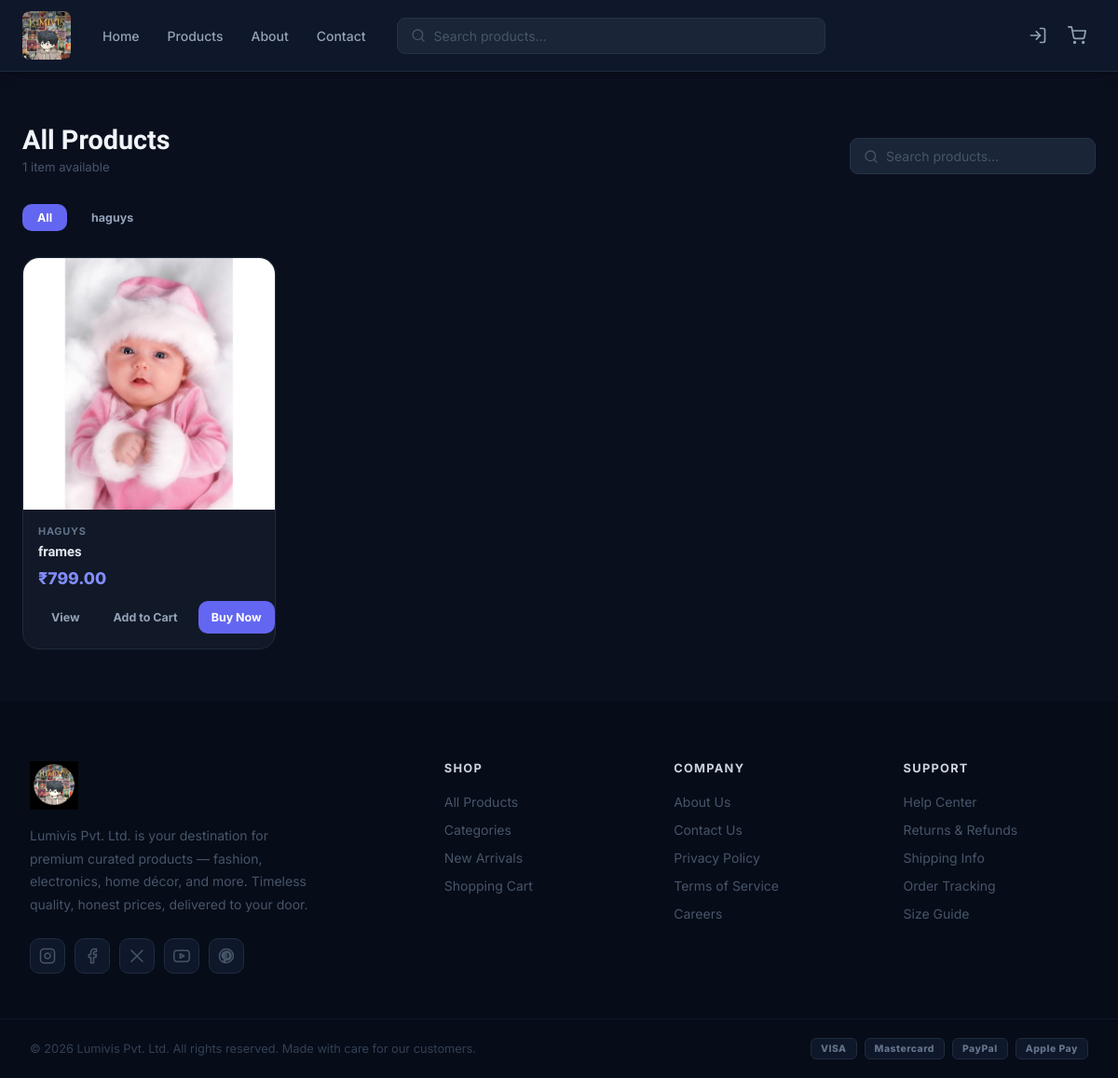
Before: /products/ with the older database file.
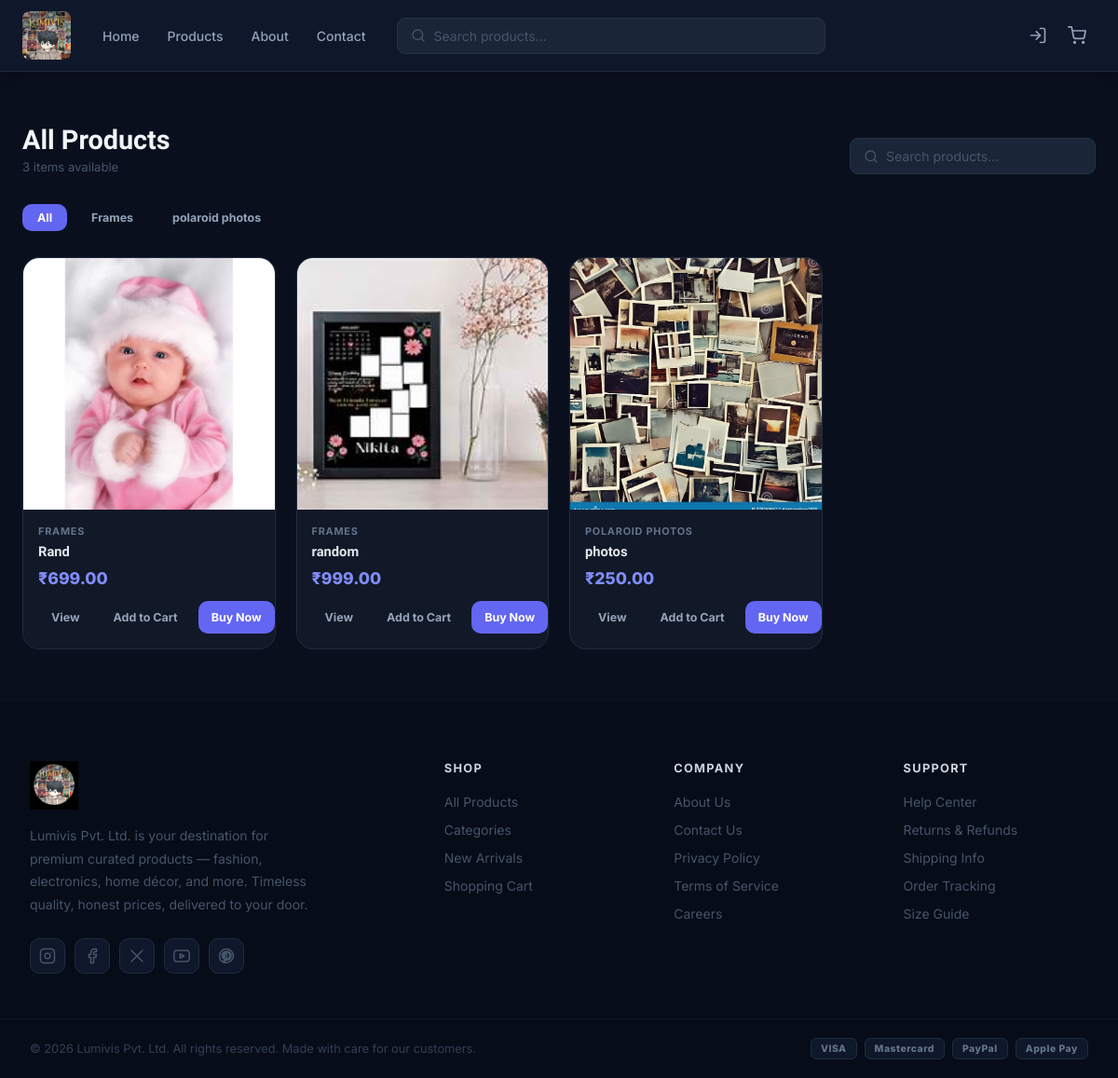
After: the same page with the newer database file.
### products/models.py (models this page shows, shortened)
class Product(models.Model):
    name = models.CharField(max_length=100)
    product_id = models.CharField(max_length=50, unique=True)
    product_type = models.CharField(max_length=50)
    product_size = models.CharField(max_length=50)
    thumbnail = models.ImageField(upload_to='products/thumb/', null=True, blank=True)
    description = models.TextField()
    price = models.DecimalField(max_digits=10, decimal_places=2)
    image = models.ImageField(upload_to='products/', null=True, blank=True)

### products/views.py (the view)
# urls.py: path('products/', views.products_page, name='products'),
def products_page(request):
    query       = request.GET.get('q', '').strip()
    type_filter = request.GET.get('type', '').strip()
    products    = Product.objects.all()
    if query:
        products = products.filter(name__icontains=query)
    if type_filter:
        products = products.filter(product_type__iexact=type_filter)
    product_types = (
        Product.objects
        .values_list('product_type', flat=True)
        .distinct()
        .order_by('product_type')
    )
    wishlisted_ids = set()
    if request.user.is_authenticated:
        wishlisted_ids = set(
            Wishlist.objects.filter(user=request.user).values_list('product_id', flat=True)
        )
    return render(request, 'products/products_page.html', {
        'products':       products,
        'query':          query,
        'type_filter':    type_filter,
        'product_types':  product_types,
        'wishlisted_ids': wishlisted_ids,
    })

### products/context_processors.py (called while the page is built)
def cart(request):
    session_cart = request.session.get('cart', {})
    count = sum(session_cart.values())
    return {'cart_count': count}

### products/templates/products/products_page.html (shortened to what this page needs)
{% extends 'products/base.html' %}
{% load static %}
{% block content %}
<div class="main">
  <div class="section-header" style="margin-bottom:32px;">
    <div>
      <h1 class="section-title" style="font-size:1.8rem;">All Products</h1>
      <p class="section-count">{{ products|length }} item{% if products|length != 1 %}s{% endif %} available</p>
    </div>
    <form class="search-form" method="GET" action="{% url 'products' %}" style="max-width:320px;" role="search">
      <svg width="16" height="16" viewBox="0 0 24 24" fill="none" stroke="currentColor" stroke-width="2" stroke-linecap="round" stroke-linejoin="round">
        <circle cx="11" cy="11" r="8"/><line x1="21" y1="21" x2="16.65" y2="16.65"/>
      </svg>
      <input type="text" name="q" value="{{ query }}" placeholder="Search products…" aria-label="Search products" />
    </form>
  </div>
  {% if product_types %}
  <div style="display:flex;gap:10px;flex-wrap:wrap;margin-bottom:28px;">
    <a href="{% url 'products' %}" class="btn btn-ghost {% if not type_filter %}btn-dark{% endif %}" style="flex:none;padding:7px 16px;">All</a>
    {% for pt in product_types %}
    <a href="{% url 'products' %}?type={{ pt }}" class="btn btn-ghost {% if type_filter == pt %}btn-dark{% endif %}" style="flex:none;padding:7px 16px;">{{ pt }}</a>
    {% endfor %}
  </div>
  {% endif %}
  <div class="products-grid">
    {% for product in products %}
    <div class="card">
      <a href="{% url 'product_detail' product.pk %}" class="card-img-link">
        <div class="card-img">
          {% if product.image %}
            <img src="{{ product.image.url }}" alt="{{ product.name }}" loading="lazy" />
          {% else %}
            <div class="card-placeholder">
              <svg width="48" height="48" viewBox="0 0 24 24" fill="none" stroke="currentColor" stroke-width="1.5"><rect x="3" y="3" width="18" height="18" rx="2"/><circle cx="8.5" cy="8.5" r="1.5"/><polyline points="21 15 16 10 5 21"/></svg>
            </div>
          {% endif %}
        </div>
      </a>
      <div class="card-body">
        <p class="card-tag">{{ product.product_type }}</p>
        <h3 class="card-title"><a href="{% url 'product_detail' product.pk %}">{{ product.name }}</a></h3>
        <p class="card-price">₹{{ product.price }}</p>
        <div class="card-actions">
          <a href="{% url 'product_detail' product.pk %}" class="btn btn-ghost">View</a>
          <form method="POST" action="{% url 'add_to_cart' product.pk %}">
            <button type="submit" class="btn btn-ghost">Add to Cart</button>
          </form>
          <form method="POST" action="{% url 'buy_now' product.pk %}" style="flex:1;">
            <button type="submit" class="btn btn-dark" style="width:100%;">Buy Now</button>
          </form>
        </div>
      </div>
    </div>
    {% endfor %}
  </div>
</div>
{% endblock %}

### products/templates/products/base.html (shortened to what this page needs)
{% load static %}
<!DOCTYPE html>
<html lang="en">
<head>
  <link rel="stylesheet" href="{% static 'products/css/style.css' %}?v=2" />
  <link rel="stylesheet" href="{% static 'products/css/home.css' %}?v=4" />
</head>
<body>
<nav class="navbar" role="navigation" aria-label="Main navigation">
  <div class="nav-inner">
    <a href="{% url 'home' %}" class="nav-brand">
      <img src="{% static 'logoo.png' %}" alt="Lumivis Pvt. Ltd." class="nav-brand-logo" />
    </a>
    <ul class="nav-links" role="list">
      <li><a href="{% url 'home' %}">Home</a></li>
      <li><a href="{% url 'products' %}">Products</a></li>
      <li><a href="{% url 'about' %}">About</a></li>
      <li><a href="{% url 'contact' %}">Contact</a></li>
    </ul>
    <div class="search-wrap">
      <form class="search-form" method="GET" action="{% url 'home' %}" role="search">
        <svg width="16" height="16" viewBox="0 0 24 24" fill="none" stroke="currentColor" stroke-width="2" stroke-linecap="round" stroke-linejoin="round" aria-hidden="true">
          <circle cx="11" cy="11" r="8"/><line x1="21" y1="21" x2="16.65" y2="16.65"/>
        </svg>
        <input type="text" name="q" placeholder="Search products…" aria-label="Search products" />
      </form>
    </div>
    <div class="nav-icons">
      {% if user.is_authenticated %}
        {% if user.is_staff %}
          <a href="{% url 'admin_panel' %}" class="icon-btn" aria-label="Admin Panel" title="Admin Panel">
            <svg width="20" height="20" viewBox="0 0 24 24" fill="none" stroke="currentColor" stroke-width="2" stroke-linecap="round" stroke-linejoin="round">
              <rect x="3" y="3" width="7" height="7"/><rect x="14" y="3" width="7" height="7"/>
              <rect x="14" y="14" width="7" height="7"/><rect x="3" y="14" width="7" height="7"/>
            </svg>
          </a>
        {% endif %}
        <a href="{% url 'user_panel' %}" class="icon-btn" aria-label="My account">
          <svg width="20" height="20" viewBox="0 0 24 24" fill="none" stroke="currentColor" stroke-width="2" stroke-linecap="round" stroke-linejoin="round">
            <path d="M20 21v-2a4 4 0 0 0-4-4H8a4 4 0 0 0-4 4v2"/><circle cx="12" cy="7" r="4"/>
          </svg>
        </a>
      {% else %}
        <a href="{% url 'login' %}" class="icon-btn nav-login-btn" aria-label="Login">
          <svg width="20" height="20" viewBox="0 0 24 24" fill="none" stroke="currentColor" stroke-width="2" stroke-linecap="round" stroke-linejoin="round">
            <path d="M15 3h4a2 2 0 0 1 2 2v14a2 2 0 0 1-2 2h-4"/><polyline points="10 17 15 12 10 7"/><line x1="15" y1="12" x2="3" y2="12"/>
          </svg>
        </a>
      {% endif %}
      <a href="{% url 'cart' %}" class="icon-btn" aria-label="Shopping cart">
        <svg width="20" height="20" viewBox="0 0 24 24" fill="none" stroke="currentColor" stroke-width="2" stroke-linecap="round" stroke-linejoin="round">
          <circle cx="9" cy="21" r="1"/><circle cx="20" cy="21" r="1"/>
          <path d="M1 1h4l2.68 13.39a2 2 0 0 0 2 1.61h9.72a2 2 0 0 0 2-1.61L23 6H6"/>
        </svg>
      </a>
    </div>
  </div>
</nav>
{% block content %}{% endblock %}
<footer class="footer">
  <div class="footer-top">
    <div class="footer-col footer-brand">
      <a href="{% url 'home' %}" class="footer-brand-link">
        <img src="{% static 'Samanyastra.png' %}" alt="Samanyastra" class="footer-brand-logo" />
      </a>
      <p class="footer-desc">
        Lumivis Pvt. Ltd. is your destination for premium curated products — fashion, electronics, home décor, and more. Timeless quality, honest prices, delivered to your door.
      </p>
      <div class="footer-social">
        <a href="#" class="social-btn" aria-label="Instagram">
          <svg width="18" height="18" viewBox="0 0 24 24" fill="none" stroke="currentColor" stroke-width="2" stroke-linecap="round" stroke-linejoin="round"><rect x="2" y="2" width="20" height="20" rx="5"/><path d="M16 11.37A4 4 0 1 1 12.63 8 4 4 0 0 1 16 11.37z"/><line x1="17.5" y1="6.5" x2="17.51" y2="6.5"/></svg>
        </a>
        <a href="#" class="social-btn" aria-label="Facebook">
          <svg width="18" height="18" viewBox="0 0 24 24" fill="none" stroke="currentColor" stroke-width="2" stroke-linecap="round" stroke-linejoin="round"><path d="M18 2h-3a5 5 0 0 0-5 5v3H7v4h3v8h4v-8h3l1-4h-4V7a1 1 0 0 1 1-1h3z"/></svg>
        </a>
        <a href="#" class="social-btn" aria-label="Twitter / X">
          <svg width="18" height="18" viewBox="0 0 24 24" fill="none" stroke="currentColor" stroke-width="2" stroke-linecap="round" stroke-linejoin="round"><path d="M4 4l16 16M4 20L20 4"/></svg>
        </a>
        <a href="#" class="social-btn" aria-label="YouTube">
        </a>
        <a href="#" class="social-btn" aria-label="Pinterest">
        </a>
      </div>
    </div>
    <div class="footer-col">
      <h4 class="footer-col-title">Shop</h4>
      <ul class="footer-col-links">
        <li><a href="{% url 'products' %}">All Products</a></li>
        <li><a href="{% url 'home' %}#categories-section">Categories</a></li>
        <li><a href="{% url 'home' %}#products-section">New Arrivals</a></li>
        <li><a href="{% url 'cart' %}">Shopping Cart</a></li>
      </ul>
    </div>
    <div class="footer-col">
      <h4 class="footer-col-title">Company</h4>
      <ul class="footer-col-links">
        <li><a href="{% url 'about' %}">About Us</a></li>
        <li><a href="{% url 'contact' %}">Contact Us</a></li>
        <li><a href="#">Privacy Policy</a></li>
        <li><a href="#">Terms of Service</a></li>
        <li><a href="#">Careers</a></li>
      </ul>
    </div>
    <div class="footer-col">
      <h4 class="footer-col-title">Support</h4>
      <ul class="footer-col-links">
        <li><a href="{% url 'contact' %}">Help Center</a></li>
        <li><a href="#">Returns &amp; Refunds</a></li>
        <li><a href="#">Shipping Info</a></li>
        <li><a href="#">Order Tracking</a></li>
        <li><a href="#">Size Guide</a></li>
      </ul>
    </div>
  </div>
  <div class="footer-bottom">
    <div class="footer-bottom-inner">
      <p class="footer-copy">&copy; 2026 Lumivis Pvt. Ltd. All rights reserved. Made with care for our customers.</p>
      <div class="footer-payment">
        <span class="pay-badge">VISA</span>
        <span class="pay-badge">Mastercard</span>
        <span class="pay-badge">PayPal</span>
        <span class="pay-badge">Apple Pay</span>
      </div>
    </div>
  </div>
</footer>
</body>
</html>

### products/static/products/css/home.css (style rules this page uses)
body, button, input, select, textarea { font-family: 'Inter', system-ui, -apple-system, sans-serif; }
h1, h2, h3, .hero-title, .section-title { font-family: 'Sora', 'Inter', sans-serif; }
.section-header { display: flex; align-items: flex-end; justify-content: space-between; margin-bottom: 28px; flex-wrap: wrap; gap: 12px; }
.section-title { font-size: 1.55rem; font-weight: 800; color: #f1f5f9; margin: 0; }
.main { max-width: 1200px; margin: 0 auto; padding: 56px 24px; background: transparent; }
.section-count { font-size: .82rem; color: #475569; }
.products-grid { display: grid; grid-template-columns: repeat(4, 1fr); gap: 22px; }
.card { background: #111827; border-radius: 18px; overflow: hidden; border: 1.5px solid #1e2d3d; transition: box-shadow .25s, border-color .25s; position: relative; }
.card-img { aspect-ratio: 1 / 1; background: #0a0f1e; overflow: hidden; }
.card-img img { width: 100%; height: 100%; object-fit: cover; transition: transform .4s ease; display: block; }
.card-body { padding: 16px; }
.card-title { font-size: .92rem; font-weight: 700; margin: 0 0 8px; line-height: 1.4; white-space: nowrap; overflow: hidden; text-overflow: ellipsis; }
.card-title a { color: #e2e8f0; text-decoration: none; }
.card-price { font-size: 1.1rem; font-weight: 800; color: #818cf8; }
.card-actions { display: flex; gap: 8px; }
.btn { display: inline-flex; align-items: center; justify-content: center; gap: 6px; padding: 10px 14px; border-radius: 10px; font-size: .78rem; font-weight: 700; cursor: pointer; border: none; text-decoration: none; transition: all .18s; white-space: nowrap; }

Changed rows visible on the page:
changed Product: product_type "HAGUYS" → "FRAMES"; name "frames" → "Rand"; price "799.00" → "699.00"
added Product: image (picture), product_type "FRAMES", name "random", price "999.00"
added Product: image (picture), product_type "POLAROID PHOTOS", name "photos", price "250.00"
Other visible differences:
{{ products|length }}: "1" → "3"
text now shown: "s"
new list line: "Frames"
new list line: "polaroid photos"
list line gone: "haguys"
